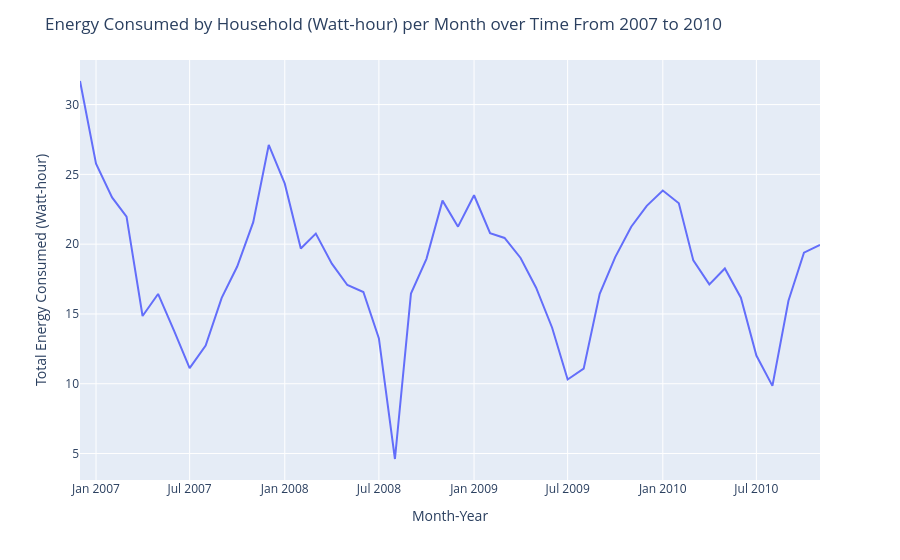

This figure's notebook cell:
### Code cell
fig = px.line(power_df_monthly, x=power_df_monthly.index, y='Energy Consumed by Household (Watt-hour)',)
fig.update_layout(
    yaxis_title="Total Energy Consumed (Watt-hour)", 
    xaxis_title="Month-Year",
    legend_title="Energy Consumed by Household (Watt-hour) per Month over Time", 
    title="Energy Consumed by Household (Watt-hour) per Month over Time From 2007 to 2010 "
)
fig.show()

### Figure 1 — Plotly figure (JSON) as saved in the notebook; plotly's stock layout.template omitted (floating-point values rounded to 4 significant figures)
{"data": [{"hovertemplate": "Datetime=%{x}<br>Energy Consumed by Household (Watt-hour)=%{y}<extra></extra>", "legendgroup": "", "line": {"color": "#636efa", "dash": "solid"}, "marker": {"symbol": "circle"}, "mode": "lines", "name": "", "orientation": "v", "showlegend": false, "type": "scatter", "x": ["2006-12-01T00:00:00", "2007-01-01T00:00:00", "2007-02-01T00:00:00", "2007-03-01T00:00:00", "2007-04-01T00:00:00", "2007-05-01T00:00:00", "2007-06-01T00:00:00", "2007-07-01T00:00:00", "2007-08-01T00:00:00", "2007-09-01T00:00:00", "2007-10-01T00:00:00", "2007-11-01T00:00:00", "2007-12-01T00:00:00", "2008-01-01T00:00:00", "2008-02-01T00:00:00", "2008-03-01T00:00:00", "2008-04-01T00:00:00", "2008-05-01T00:00:00", "2008-06-01T00:00:00", "2008-07-01T00:00:00", "2008-08-01T00:00:00", "2008-09-01T00:00:00", "2008-10-01T00:00:00", "2008-11-01T00:00:00", "2008-12-01T00:00:00", "2009-01-01T00:00:00", "2009-02-01T00:00:00", "2009-03-01T00:00:00", "2009-04-01T00:00:00", "2009-05-01T00:00:00", "2009-06-01T00:00:00", "2009-07-01T00:00:00", "2009-08-01T00:00:00", "2009-09-01T00:00:00", "2009-10-01T00:00:00", "2009-11-01T00:00:00", "2009-12-01T00:00:00", "2010-01-01T00:00:00", "2010-02-01T00:00:00", "2010-03-01T00:00:00", "2010-04-01T00:00:00", "2010-05-01T00:00:00", "2010-06-01T00:00:00", "2010-07-01T00:00:00", "2010-08-01T00:00:00", "2010-09-01T00:00:00", "2010-10-01T00:00:00", "2010-11-01T00:00:00"], "xaxis": "x", "y": [31.69, 25.77, 23.35, 21.98, 14.85, 16.43, 13.78, 11.12, 12.74, 16.16, 18.4, 21.57, 27.11, 24.33, 19.69, 20.76, 18.6, 17.07, 16.57, 13.25, 4.608, 16.46, 18.95, 23.12, 21.25, 23.5, 20.79, 20.45, 19.01, 16.88, 14.01, 10.3, 11.08, 16.45, 19.07, 21.25, 22.74, 23.84, 22.93, 18.83, 17.12, 18.25, 16.16, 12.02, 9.846, 15.94, 19.39, 19.95], "yaxis": "y"}], "layout": {"legend": {"title": {"text": "Energy Consumed by Household (Watt-hour) per Month over Time"}, "tracegroupgap": 0}, "margin": {"t": 60}, "title": {"text": "Energy Consumed by Household (Watt-hour) per Month over Time From 2007 to 2010 "}, "xaxis": {"anchor": "y", "domain": [0, 1], "title": {"text": "Month-Year"}}, "yaxis": {"anchor": "x", "domain": [0, 1], "title": {"text": "Total Energy Consumed (Watt-hour)"}}}}
